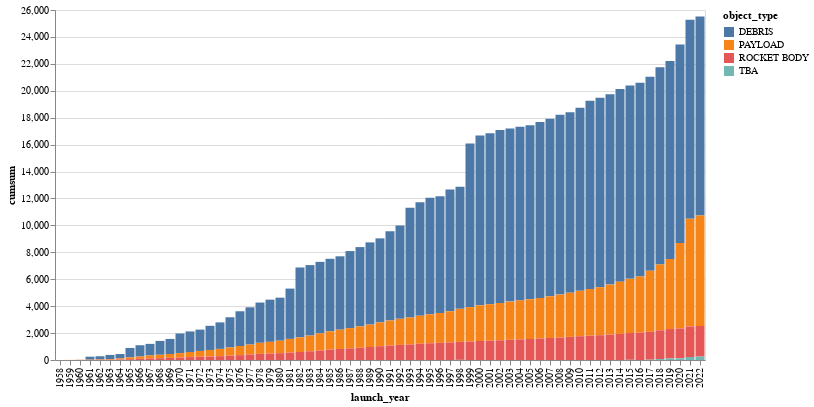

Source (notebook cell):
### Code cell
alt.Chart(active_grouped_cumsum).mark_bar().encode(
    x="launch_year", y="cumsum", color="object_type"
).properties(width=650, height=350)

### Figure 1 — Vega-Lite specification as saved in the notebook (floating-point values rounded to 4 significant figures; data arrays with more than 128 entries replaced by an {"elided": "..."} marker saying what was removed)
{"config": {"view": {"continuousWidth": 400, "continuousHeight": 300}}, "data": {"name": "data-6e2c71984e868e762cfc3b8a61367a42"}, "mark": "bar", "encoding": {"color": {"field": "object_type", "type": "nominal"}, "x": {"field": "launch_year", "type": "nominal"}, "y": {"field": "cumsum", "type": "quantitative"}}, "height": 350, "width": 650, "$schema": "https://vega.github.io/schema/vega-lite/v4.17.0.json", "datasets": {"data-6e2c71984e868e762cfc3b8a61367a42": {"elided": "202 records"}}}
